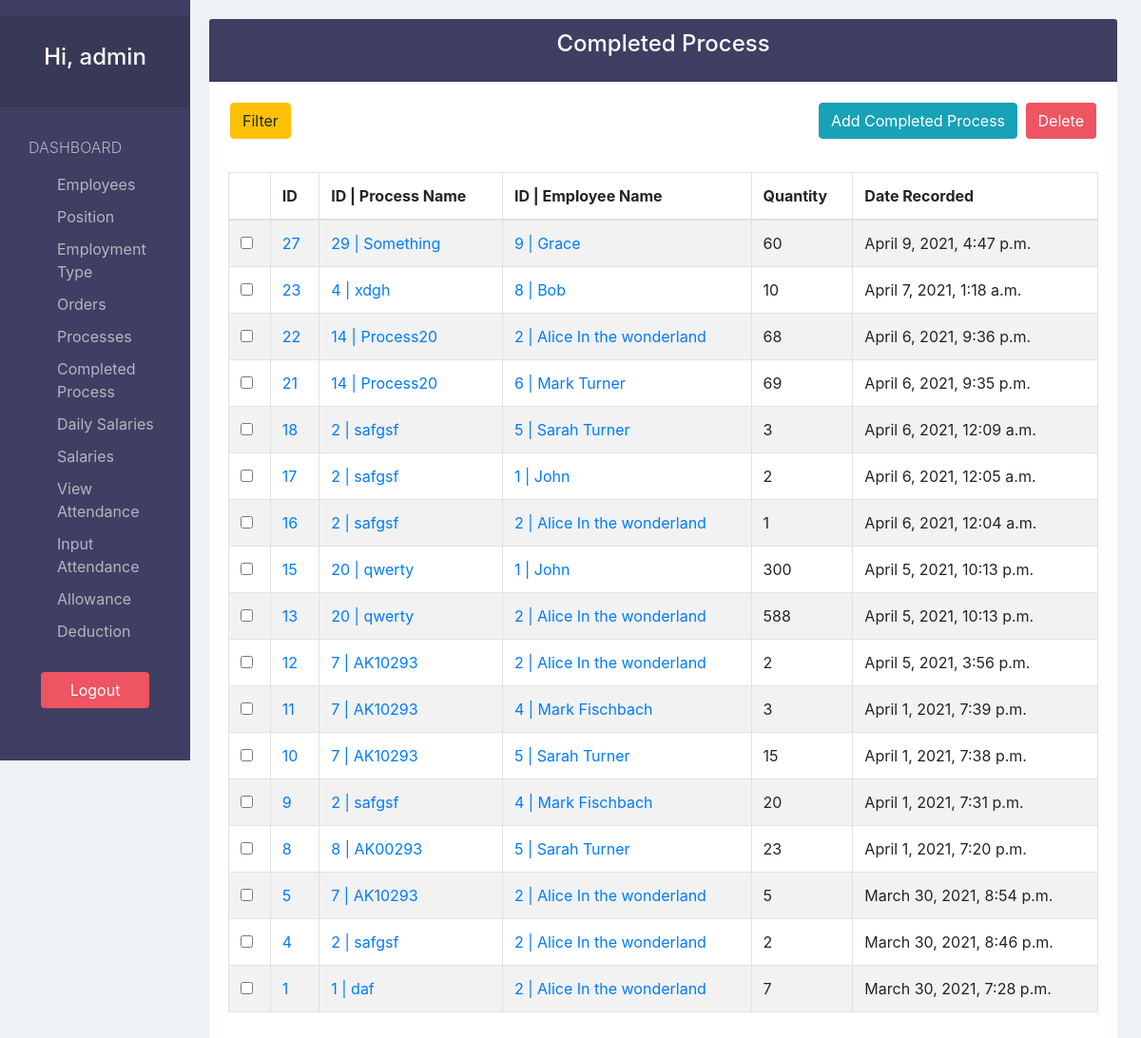
Page /completedProcess/ (signed in) on the earlier database version.
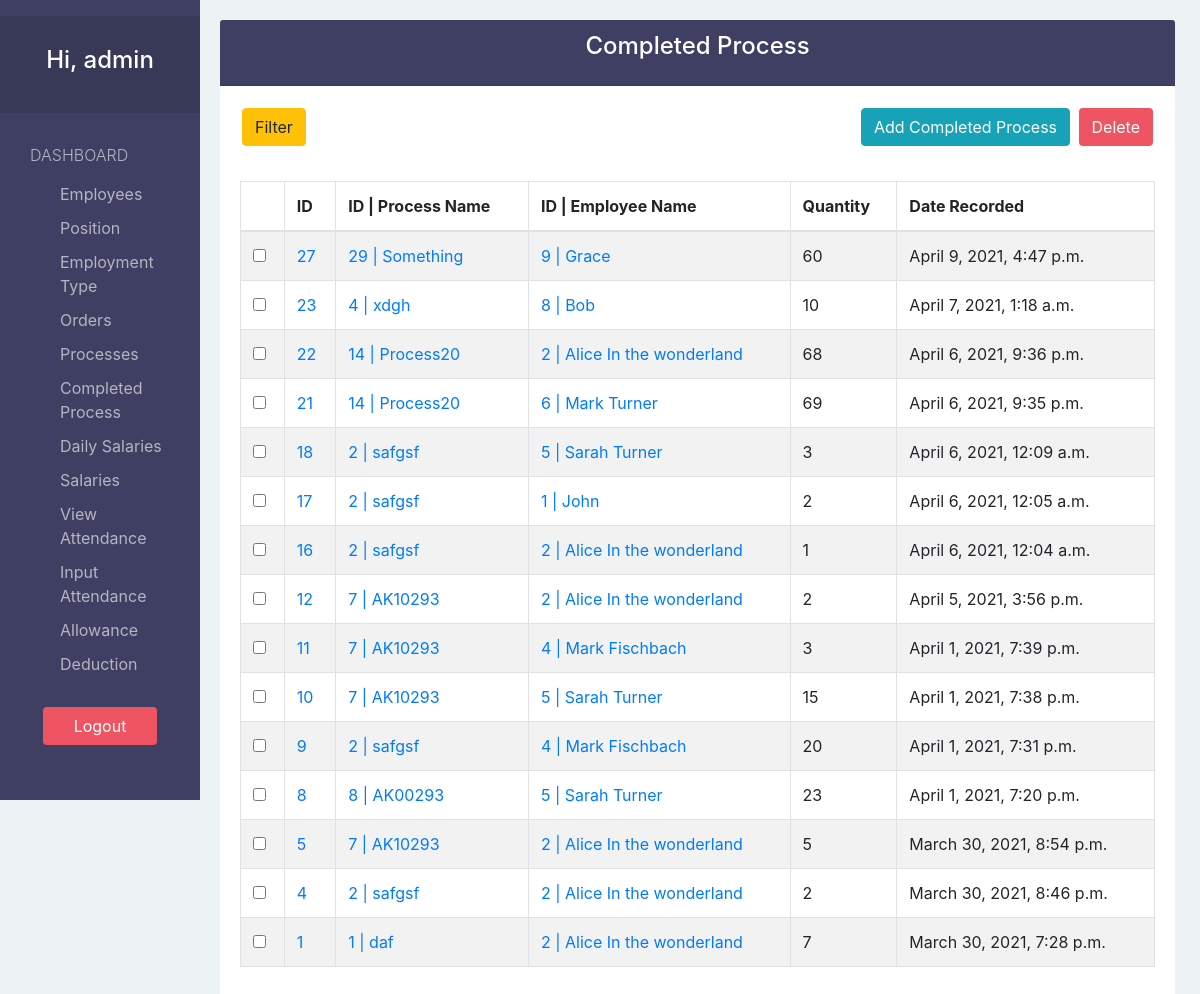
Same page on the later database version.
### payrollApp/models.py (models this page shows, shortened)
class CompletedProcess(models.Model):
  processID     = models.ForeignKey('Process', default=None, null=True, on_delete=models.CASCADE)
  employeeID    = models.ForeignKey('Employee', default=None, null=True, on_delete=models.CASCADE)
  quantity      = models.PositiveIntegerField(validators=[MinValueValidator(1, message="Quantity can't be less than 1")])
  dateRecorded  = models.DateTimeField(auto_now_add=True)

class Process(models.Model):
  orderID     = models.ForeignKey('Order', default=None, null=True, on_delete=models.CASCADE)
  name        = models.CharField(max_length=200)
  price       = models.DecimalField(decimal_places=2, max_digits=100, validators=[MinValueValidator(0, message="Price can't be less than 0")])
  quantity    = models.PositiveIntegerField()
  description = models.TextField(blank=True, null=True)
  def __str__(self):
    return str(self.id)+" | "+self.name

class Employee(models.Model):
  firstName      = models.CharField(max_length=30)
  lastName       = models.CharField(max_length=30, blank=True, null=True)
  phoneNumber    = models.CharField(max_length=15, blank=True, null=True)
  email          = models.CharField(max_length=100, blank=True, null=True)
  address        = models.CharField(max_length=200, blank=True, null=True)
  positionID     = models.ForeignKey('Position', default=None, null=True, on_delete=models.SET_DEFAULT, blank=True)
  employmentTypeID = models.ForeignKey('EmploymentType', default=None, null=True, on_delete=models.SET_DEFAULT, blank=True)
  hireDate       = models.DateTimeField(auto_now_add=True)
  terminationDate= models.DateTimeField(blank=True, null=True)
  notes          = models.TextField(blank=True, null=True)
  def __str__(self):
    if self.lastName:
      return str(self.id)+" | "+self.firstName.capitalize()+" "+self.lastName.capitalize()
    else:
      return str(self.id)+" | "+self.firstName.capitalize()

### payrollApp/views.py (the view)
# urls.py: path('completedProcess/', views.completedProcess_view, name="completedProcess"),
@login_required(login_url='login')
def completedProcess_view(request):
  completedProcesses = CompletedProcess.objects.all().order_by('-id')
  flag   = True
  if not completedProcesses:
    flag=False
  processes = Process.objects.exists()
  processFlag=True
  if not processes:
    processFlag=False
  myFilter = CompletedProcessFilter(request.GET, queryset=completedProcesses)
  completedProcesses = myFilter.qs
  context = {
    'completedProcesses':completedProcesses,
    'processFlag':processFlag,
    'flags':flag,
    'myFilter':myFilter
  }
  return render(request, "completedProcess/completedProcess.html", context)

### payrollApp/templatetags/customtags.py (called while the page is built)
@register.filter(name='getID')
def getID(value):
  if value != str('None'):
    return int(value.split("|")[0])
  else:
    return 'None'

### payrollApp/templates/completedProcess/completedProcess.html (shortened to what this page needs)
{% extends 'view_base.html' %}
{% load customtags %}
{% load humanize %}
{% load bootstrap4 %}
{% block script %}
  <link rel="stylesheet" href="http://code.jquery.com/ui/1.11.0/themes/smoothness/jquery-ui.css">
{% endblock %}
{% block viewTitle %}Completed Process{% endblock %}
{% block addBtn %}
  {% if processFlag %}
    <a href="{% url 'create-completedProcess' %}?next={{ request.path }}" class="btn btn-info">Add Completed Process</a>
  {% else %}
    <a href="{% url 'create-process' %}" class="btn btn-info">Add Process</a>
  {% endif %}
{% endblock %}
{% block columns %}
  {% if flags %}
    {% block form %}
      <form action="{% url 'delete-completedProcess'%}?next={{ request.path }}" method="POST">{% csrf_token %}
    {% endblock %}
    <th></th>
    <th>ID</th>
    <th>ID | Process Name</th>
    <th>ID | Employee Name</th>
    <th>Quantity</th>
    <th>Date Recorded</th>
  {% endif %}
{% endblock %}
{% block tbodyContent %}
  {% if not flags %}
  <h3>No Completed Process</h3>
  {% else %}
    {% for completedProcess in completedProcesses %}
      <tr>
        <td><input type="checkbox" name="selected" value="{{ completedProcess.id }}"></td>
        <td scope="row"><a href="{% url 'edit-completedProcess' completedProcess.id %}?next={{ request.path }}">{{ completedProcess.id }}</a></td>
        <td><a href="{% url 'completedProcess-of-process' completedProcess.processID|escape|getID %}">{{ completedProcess.processID }}</a></td>
        <td><a href="{% url 'completedProcess-of-employee' completedProcess.employeeID|escape|getID %}">{{ completedProcess.employeeID }}</a></td>
        <td>{{ completedProcess.quantity|intcomma }}</td>
        <td>{{ completedProcess.dateRecorded  }}</td>
      </tr>
    {% endfor %}
  {% endif %}
{% endblock %}

Differences in the rows shown:
removed CompletedProcess: id "15", processID "20 | qwerty", employeeID "1 | John", quantity "300", dateRecorded "April 5, 2021, 10:13 p.m."
removed CompletedProcess: id "13", processID "20 | qwerty", employeeID "2 | Alice In the wonderland", quantity "588", dateRecorded "April 5, 2021, 10:13 p.m."
